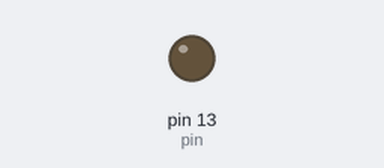
Simulated run of this sketch. Board: Arduino Uno, built with avr-gcc and run on an emulated ATmega328P. Parts: output pins drawn as LEDs (lit = HIGH).

Above: at 0.9 s.
Timing chart, 0 to 2.4 s (numbered marks = the images above):
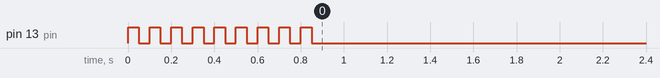

The sketch:

Blink.ino
```cpp
const unsigned int pin = 13;
const unsigned int delay_time_h = 50;
const unsigned int delay_time_l = 50;

void setup() {
  pinMode(pin, OUTPUT);
  for(int i =1; i<10 ; i++)
   {
    digitalWrite(pin, HIGH);
  delay(delay_time_h);
  digitalWrite(pin, LOW);
  delay(delay_time_l);

   }
  }

void loop() {

}
```
